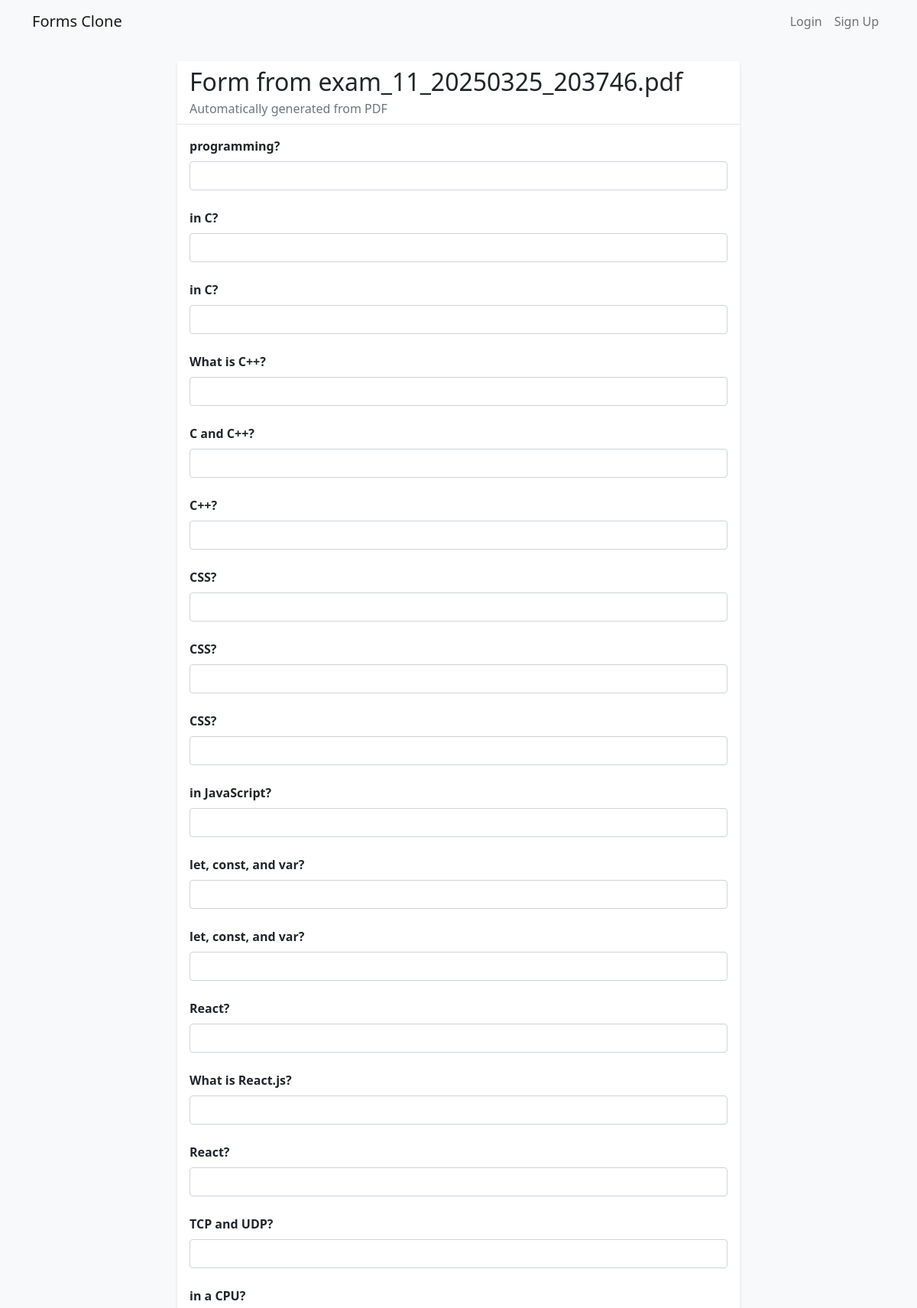
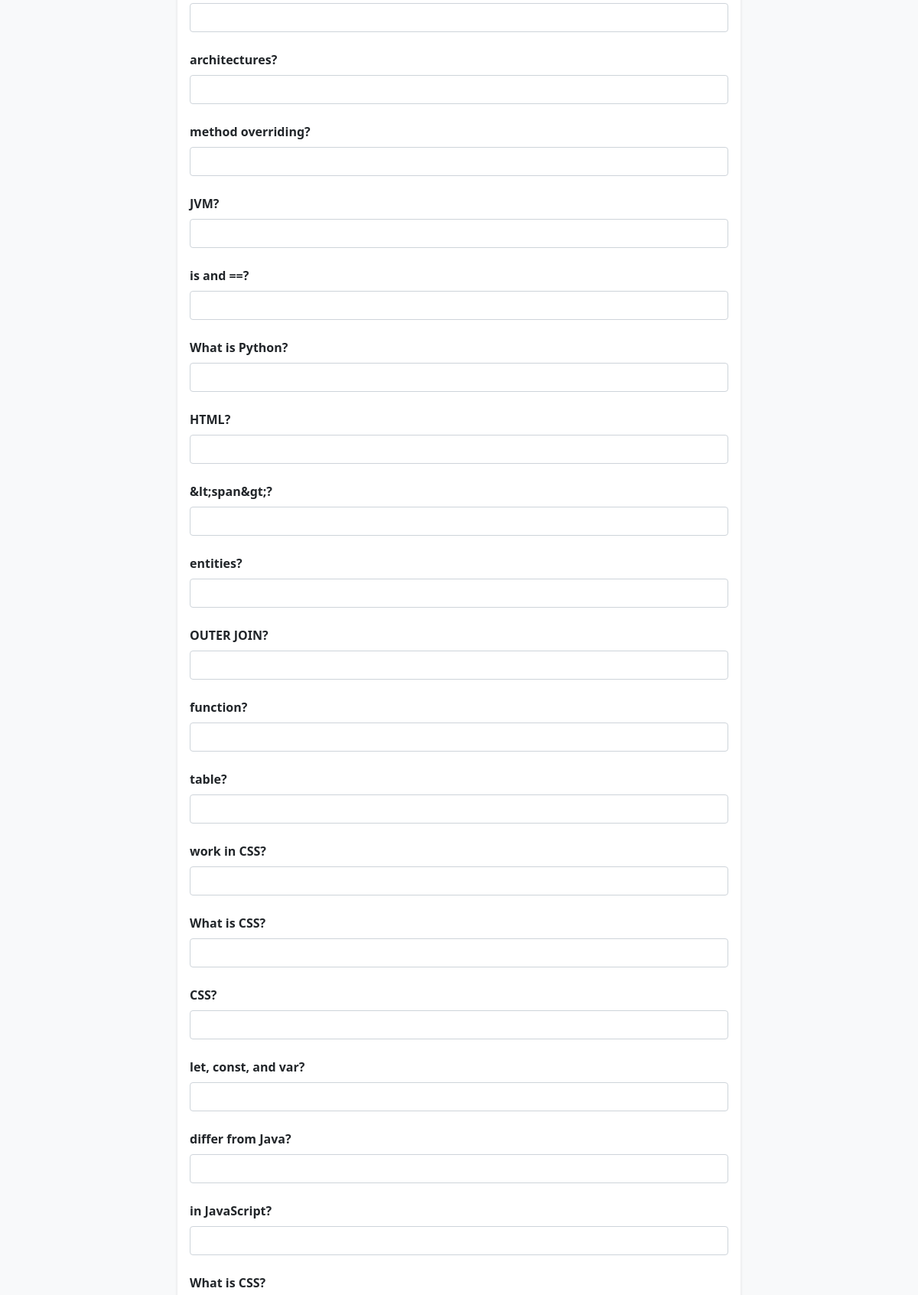
Page /form/32 (upper part) on the committed database (2 pictures, top to bottom).
### app.py (models this page shows, shortened)
class Form(db.Model):
    id = db.Column(db.Integer, primary_key=True)
    title = db.Column(db.String(200), nullable=False)
    description = db.Column(db.Text)
    created_at = db.Column(db.DateTime, default=datetime.utcnow)
    user_id = db.Column(db.Integer, db.ForeignKey('user.id'), nullable=False)
    questions = db.relationship('Question', backref='form', lazy=True, cascade='all, delete-orphan')
    responses = db.relationship('Response', backref='form', lazy=True, cascade='all, delete-orphan')

class Question(db.Model):
    id = db.Column(db.Integer, primary_key=True)
    form_id = db.Column(db.Integer, db.ForeignKey('form.id'), nullable=False)
    question_text = db.Column(db.String(500), nullable=False)
    question_type = db.Column(db.String(20), nullable=False)  # text, multiple_choice, checkbox
    options = db.Column(db.Text)  # JSON string for multiple choice/checkbox options
    required = db.Column(db.Boolean, default=False)
    order = db.Column(db.Integer, nullable=False)

### app.py (the view)
@app.route('/form/<int:form_id>')
def view_form(form_id):
    form = Form.query.get_or_404(form_id)
    return render_template('view_form.html', form=form)

### templates/view_form.html (shortened to what this page needs)
{% extends "base.html" %}
{% block content %}
<div class="row justify-content-center">
  <div class="col-md-8">
    <div class="card mb-4">
      <div class="card-header">
        <h2 class="mb-1">{{ form.title }}</h2>
        {% if form.description %}
          <p class="text-muted mb-0">{{ form.description }}</p>
        {% endif %}
      </div>
      <div class="card-body">
        <form method="POST" id="response-form" enctype="multipart/form-data">
          {% for question in form.questions|sort(attribute='order') %}
          <div class="mb-4">
            <label class="form-label fw-bold mb-2" for="q-{{ question.id }}">
              {{ question.question_text }}
            </label>
            {% set qtype = question.question_type %}
            {% if qtype in ['text', 'password', 'email', 'number', 'tel', 'url', 'search', 'date', 'datetime-local', 'month', 'week', 'time', 'color', 'range'] %}
              <input type="{{ qtype }}" class="form-control" id="q-{{ question.id }}"
                     name="q-{{ question.id }}" {% if question.required %}required{% endif %}
                     aria-label="{{ question.question_text }}">
            {% elif qtype == 'file' %}
              <input type="file" class="form-control" id="q-{{ question.id }}"
                     name="q-{{ question.id }}" {% if question.required %}required{% endif %}
                     aria-label="{{ question.question_text }}">
            {% elif qtype == 'hidden' %}
              <input type="hidden" name="q-{{ question.id }}" value="hiddenValue">
            {% elif qtype == 'image' %}
              <input type="image" src="/static/images/placeholder.jpg"
                     alt="{{ question.question_text }}" name="q-{{ question.id }}">
            {% else %}
              <input type="text" class="form-control" id="q-{{ question.id }}"
                     name="q-{{ question.id }}" {% if question.required %}required{% endif %}
                     aria-label="{{ question.question_text }}">
            {% endif %}
          </div>
          {% endfor %}
        </form>
      </div>
    </div>
  </div>
</div>
{% endblock %}

### static/css/style.css (style rules this page uses)
body { background-color: #f8f9fa; }
.card { box-shadow: 0 2px 4px rgba(0, 0, 0, 0.1); border: none; }
.card-header { background-color: #fff; border-bottom: 1px solid rgba(0, 0, 0, 0.1); }

### rows in the picture
Form: title "Form from exam_11_20250325_203746.pdf", description "Automatically generated from PDF"
Question: question_text "programming?"
Question: question_text "in C?"
Question: question_text "in C?"
Question: question_text "What is C++?"
Question: question_text "C and C++?"
Question: question_text "C++?"
Question: question_text "CSS?"
Question: question_text "CSS?"
Question: question_text "CSS?"
Question: question_text "in JavaScript?"
Question: question_text "let, const, and var?"
Question: question_text "let, const, and var?"
Question: question_text "React?"
Question: question_text "What is React.js?"
Question: question_text "React?"
Question: question_text "TCP and UDP?"
Question: question_text "in a CPU?"
Question: question_text "architectures?"
Question: question_text "method overriding?"
Question: question_text "JVM?"
Question: question_text "is and ==?"
Question: question_text "What is Python?"
Question: question_text "HTML?"
Question: question_text "&lt;span&gt;?"
Question: question_text "entities?"
Question: question_text "OUTER JOIN?"
Question: question_text "function?"
Question: question_text "table?"
Question: question_text "work in CSS?"
Question: question_text "What is CSS?"
Question: question_text "CSS?"
Question: question_text "let, const, and var?"
Question: question_text "differ from Java?"
Question: question_text "in JavaScript?"
Question: question_text "What is CSS?"
